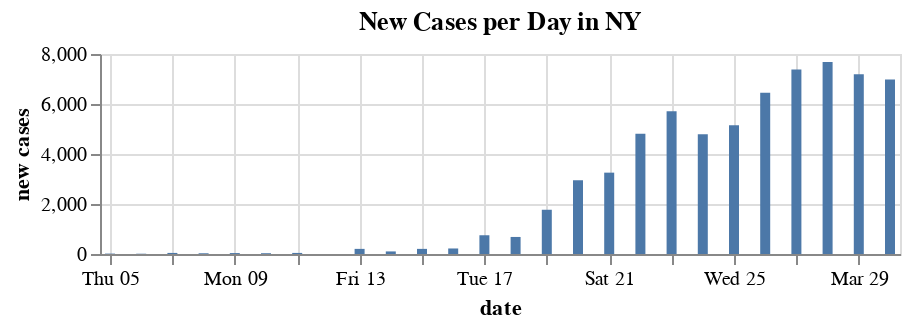

The notebook cell this image was saved under:
### Code cell
alt.Chart(data, height=100).mark_bar().encode(
    x='date',
    y='new cases'
).properties(
    title='New Cases per Day in ' + state
)

### Figure 1 — Vega-Lite specification as saved in the notebook (floating-point values rounded to 4 significant figures)
{"$schema": "https://vega.github.io/schema/vega-lite/v3.4.0.json", "config": {"mark": {"tooltip": null}, "view": {"height": 300, "width": 400}}, "data": {"name": "data-d2a38466864bc792df0702aa4326dea4"}, "datasets": {"data-d2a38466864bc792df0702aa4326dea4": [{"date": "2020-03-04T00:00:00", "negative": 48, "new cases": null, "positive": 6}, {"date": "2020-03-05T00:00:00", "negative": 76, "new cases": 16, "positive": 22}, {"date": "2020-03-06T00:00:00", "negative": 92, "new cases": 11, "positive": 33}, {"date": "2020-03-07T00:00:00", "negative": 92, "new cases": 43, "positive": 76}, {"date": "2020-03-08T00:00:00", "negative": 92, "new cases": 29, "positive": 105}, {"date": "2020-03-09T00:00:00", "negative": 92, "new cases": 37, "positive": 142}, {"date": "2020-03-10T00:00:00", "negative": 92, "new cases": 31, "positive": 173}, {"date": "2020-03-11T00:00:00", "negative": 92, "new cases": 43, "positive": 216}, {"date": "2020-03-12T00:00:00", "negative": 92, "new cases": 0, "positive": 216}, {"date": "2020-03-13T00:00:00", "negative": 2779, "new cases": 205, "positive": 421}, {"date": "2020-03-14T00:00:00", "negative": 2779, "new cases": 103, "positive": 524}, {"date": "2020-03-15T00:00:00", "negative": 4543, "new cases": 205, "positive": 729}, {"date": "2020-03-16T00:00:00", "negative": 4543, "new cases": 221, "positive": 950}, {"date": "2020-03-17T00:00:00", "negative": 5506, "new cases": 750, "positive": 1700}, {"date": "2020-03-18T00:00:00", "negative": 12215, "new cases": 682, "positive": 2382}, {"date": "2020-03-19T00:00:00", "negative": 18132, "new cases": 1770, "positive": 4152}, {"date": "2020-03-20T00:00:00", "negative": 25325, "new cases": 2950, "positive": 7102}, {"date": "2020-03-21T00:00:00", "negative": 35081, "new cases": 3254, "positive": 10356}, {"date": "2020-03-22T00:00:00", "negative": 46233, "new cases": 4812, "positive": 15168}, {"date": "2020-03-23T00:00:00", "negative": 57414, "new cases": 5707, "positive": 20875}, {"date": "2020-03-24T00:00:00", "negative": 65605, "new cases": 4790, "positive": 25665}, {"date": "2020-03-25T00:00:00", "negative": 72668, "new cases": 5146, "positive": 30811}, {"date": "2020-03-26T00:00:00", "negative": 84846, "new cases": 6447, "positive": 37258}, {"date": "2020-03-27T00:00:00", "negative": 101118, "new cases": 7377, "positive": 44635}, {"date": "2020-03-28T00:00:00", "negative": 103616, "new cases": 7683, "positive": 52318}, {"date": "2020-03-29T00:00:00", "negative": 112847, "new cases": 7195, "positive": 59513}, {"date": "2020-03-30T00:00:00", "negative": 119971, "new cases": 6984, "positive": 66497}]}, "encoding": {"x": {"field": "date", "type": "temporal"}, "y": {"field": "new cases", "type": "quantitative"}}, "height": 100, "mark": "bar", "title": "New Cases per Day in NY"}
